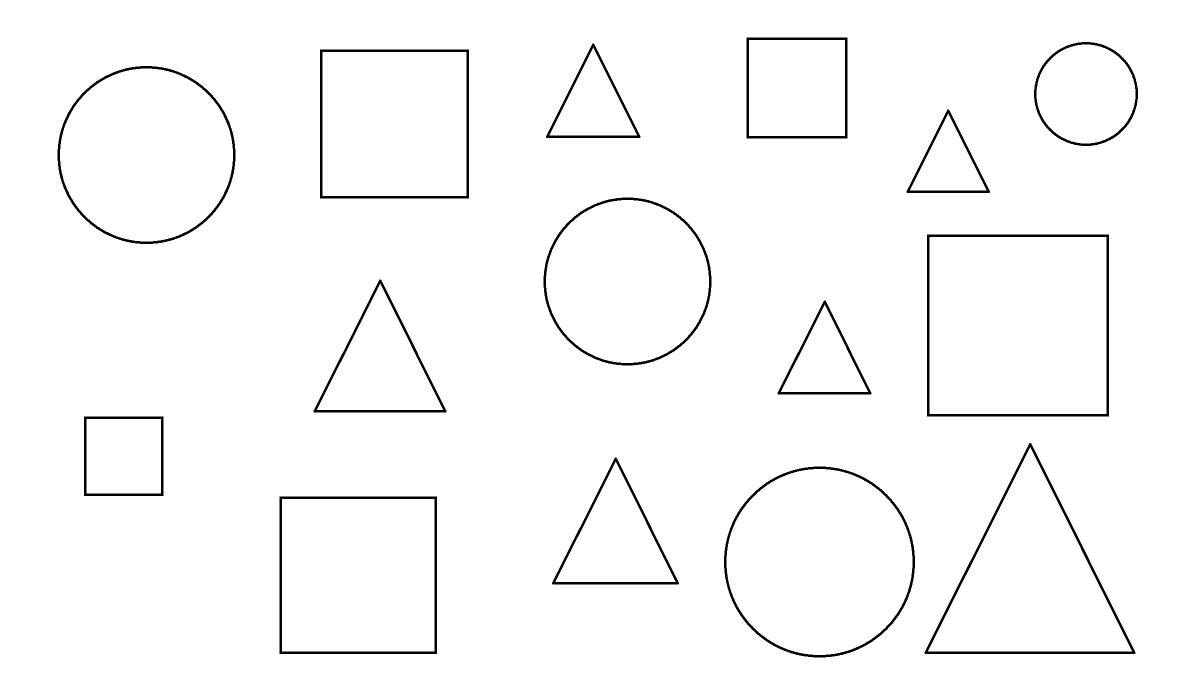
#> input picture python/machine_vision/lab5/5_2.png, 2382 x 1388 px (shown at 1/2 size)
$ python lab5_aux2.py   (older library calls are emulated)
#> lines starting #> are read from the running program, lines starting #| are printed output that depends on the picture; after the words box and inside, x2 and y2 are one past the last pixel; in counts of white or black regions, pixels touching at a corner belong together
import cv2
import numpy as np
import math as m
name_file="5_2"
img1 = cv2.imread(name_file+'.png', cv2.IMREAD_GRAYSCALE)
#> img1: shape (1388, 2382); 97.9% white; 15 black regions
shape = img1.shape
#> shape = (1388, 2382)
threshold_rings, img1 = cv2.threshold(img1, 122, 255, cv2.THRESH_BINARY)
img,contours, hierarchy = cv2.findContours(img1, cv2.RETR_TREE, cv2.CHAIN_APPROX_SIMPLE)
#> contours = 31 contours; largest, box (x1, y1, x2, y2) and area: (0, 0, 2382, 1388) 3302447, (1853, 468, 2219, 834) 133223, (1859, 474, 2213, 828) 124609, (1447, 932, 1831, 1316) 115092, (1453, 938, 1825, 1310) 108138
img = np.empty((shape[0], shape[1], 3 ),np.uint8)
for con_ind in range(1,len(contours),2):
    [a,r] = cv2.minEnclosingCircle(contours[con_ind])
    S=m.pi*r*r
    [vv,ww,v,w]=cv2.boundingRect(contours[con_ind])
    P_kv = v*4
    MIST=800
    if cv2.contourArea(contours[con_ind],True)-S<MIST and cv2.contourArea(contours[con_ind],True)-S>-MIST:
        #рисуем окружность
        cv2.drawContours(img,contours,contourIdx=con_ind,color=(0,0,255),thickness=3,lineType=cv2.LINE_4)
    elif cv2.arcLength(contours[con_ind],True) - P_kv <50 and cv2.arcLength(contours[con_ind],True) - P_kv > -50:
        #рисуем квадрат
        cv2.drawContours(img, contours ,contourIdx=con_ind, color=(0 , 255, 0), thickness=3, lineType=cv2.LINE_4)
    else:
        #рисуем треугольник
        cv2.drawContours(img, contours ,contourIdx=con_ind, color=(255 , 0, 0), thickness=3, lineType=cv2.LINE_4)
#> this loop made 15 passes
#> (con_ind, a, r, S, vv, ww, v, w) on passes 2 to 12: (3, (1638.5, 1123.5), 192, 115772.5, 1447, 932, 384, 384), (5, (1230.5, 1072.6), 158.6, 79053.2, 1103, 914, 256, 256), (7, (2059.5, 1148.6), 263.6, 218339.4, 1848, 885, 424, 424), (9, (247, 912), 112.4, 39712.9, 167, 832, 161, 161), (11, (1648.5, 717.4), 117.4, 43286.1, 1554, 600, 190, 190), (13, (759.5, 724.1), 166.1, 86704.9, 626, 558, 268, 268), (15, (2035.5, 650.5), 257.4, 208126, 1853, 468, 366, 366), (17, (1254.5, 562.5), 168.9, 89669, 1086, 394, 338, 338), (19, (1896, 322.2), 104.3, 34146.2, 1812, 218, 169, 169), (21, (292.6, 309.5), 179, 100653.9, 114, 131, 358, 358), (23, (788.5, 247.5), 210.7, 139494.7, 639, 98, 300, 300)
#> (a, r, S, vv, ww, v, w, P_kv) on pass 1: ((716, 1150), 222.7, 155864, 558, 992, 317, 317, 1268)
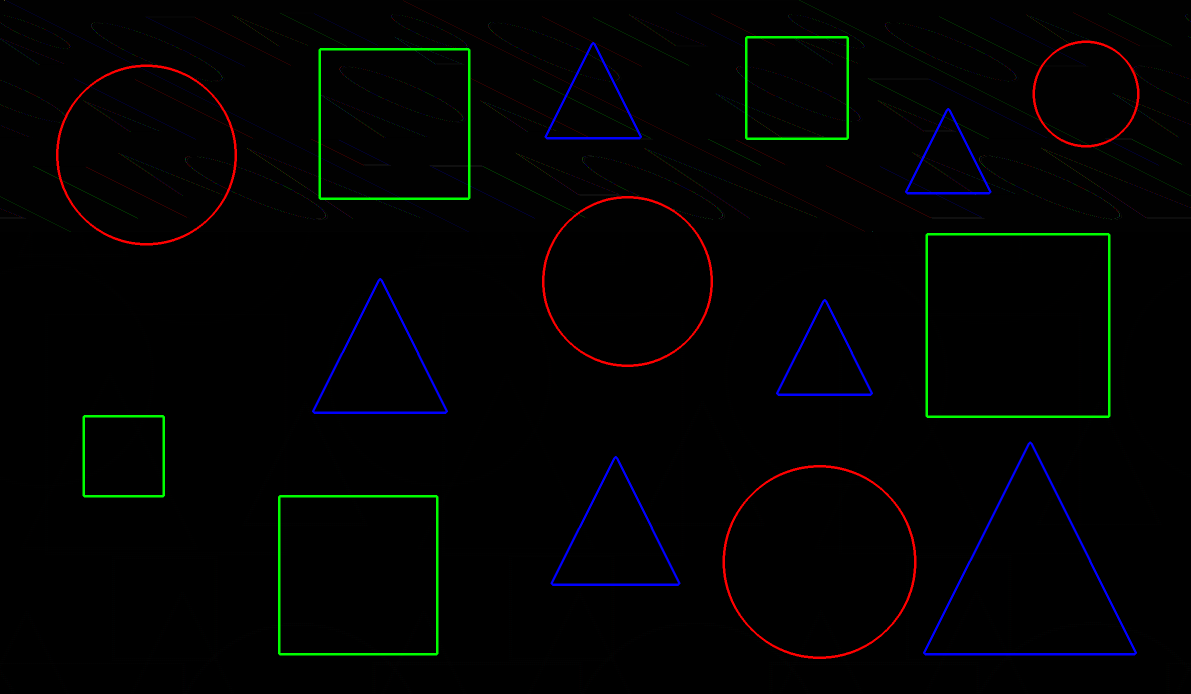
#> img: shape (1388, 2382, 3) (shown at 1/2 size); mean of channels 0, 1, 2 2.2, 2.6, 1.9; drawn as B, G, R
cv2.imwrite("img.jpg",img)

$ run again, with python/machine_vision/lab5/5_1.png copied over python/machine_vision/lab5/5_2.png
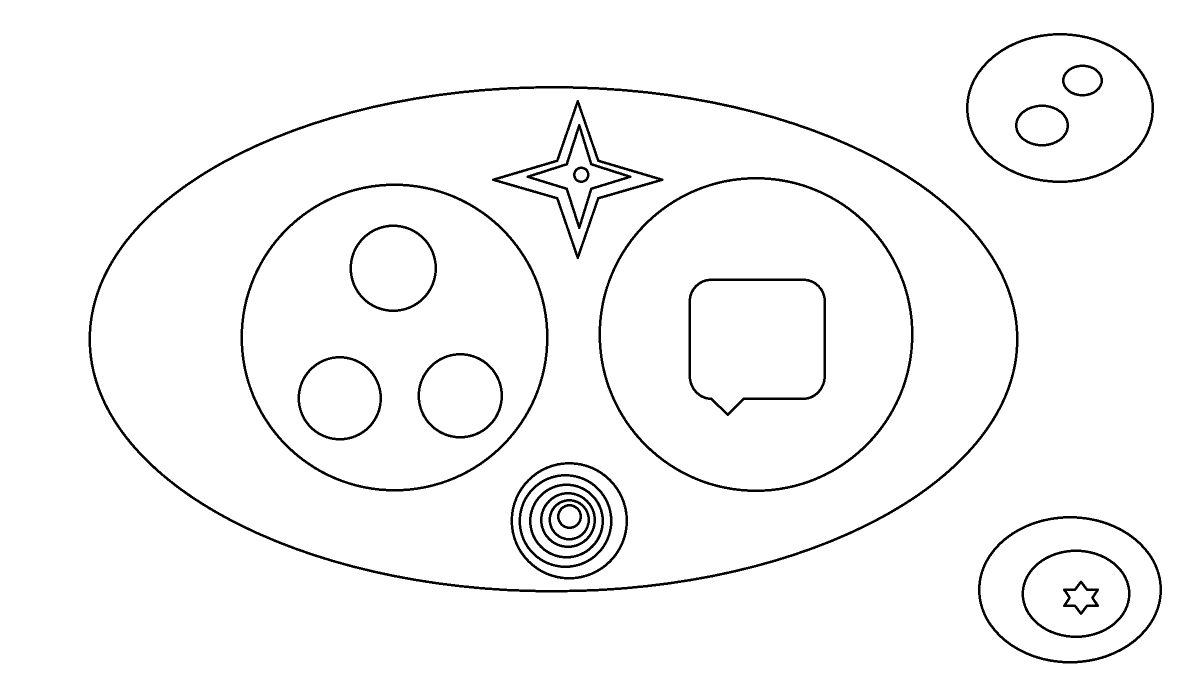
#> input picture python/machine_vision/lab5/5_1.png, 2382 x 1388 px (shown at 1/2 size)
#> img1: shape (1388, 2382); 97.2% white; 22 black regions
#> contours = 45 contours; largest, box (x1, y1, x2, y2) and area: (0, 0, 2382, 1388) 3302447, (176, 171, 2038, 1186) 1482228, (182, 177, 2032, 1180) 1455044, (1196, 353, 1828, 985) 312601, (1202, 359, 1822, 979) 301042
#> the loop `for con_ind in range(1,len(contours),2):` made 22 passes
#> (con_ind, a, r, S, vv, ww, v, w) on passes 2 to 8: (3, (2151.5, 1186.5), 109.8, 37845.3, 2042, 1098, 220, 179), (5, (2161.5, 1195), 40.26, 5093.3, 2125, 1160, 74, 71), (7, (1106.5, 678), 930.6, 2720793.6, 176, 171, 1862, 1015), (9, (1138, 1041), 118.5, 44082.9, 1020, 923, 237, 237), (11, (1130.5, 1041.5), 94.94, 28315.2, 1036, 947, 190, 190), (13, (1132.5, 1041.5), 75.95, 18120.4, 1057, 966, 152, 152), (15, (1135.5, 1039.6), 56.94, 10186.7, 1079, 983, 114, 114)
#> after the loop `for con_ind in range(1,len(contours),2):`:
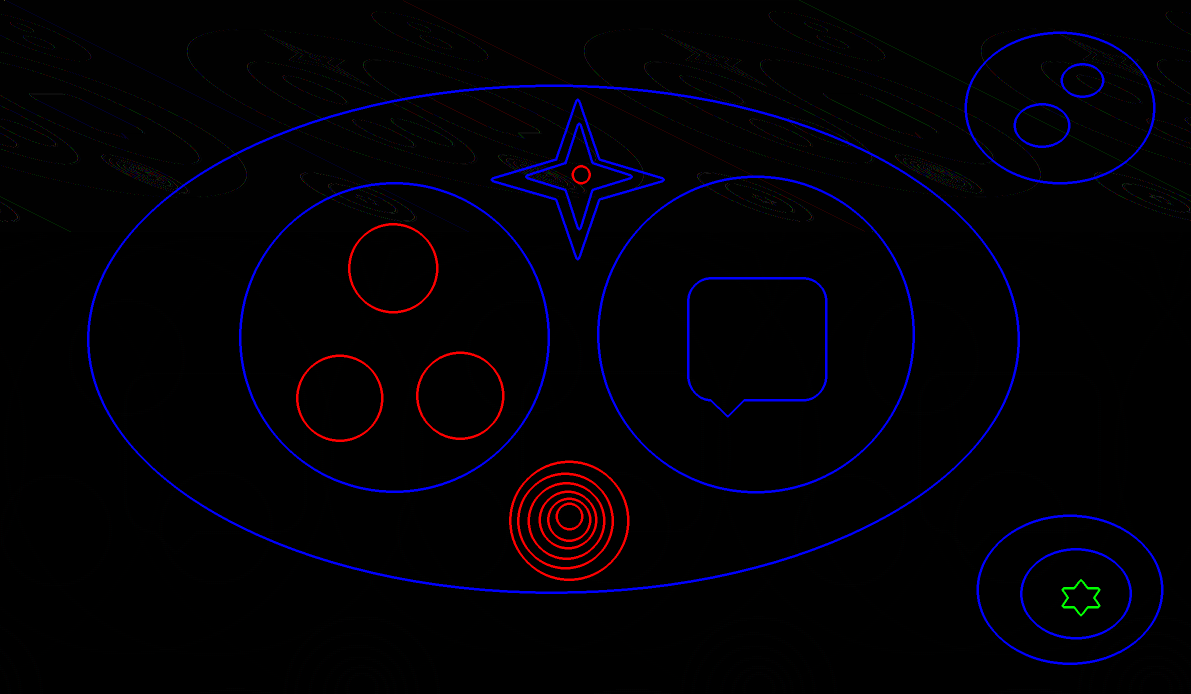
#> img: shape (1388, 2382, 3) (shown at 1/2 size); mean of channels 0, 1, 2 5.7, 0.7, 2.1; drawn as B, G, R

$ run again, with python/machine_vision/lab5/lab56.png copied over python/machine_vision/lab5/5_2.png
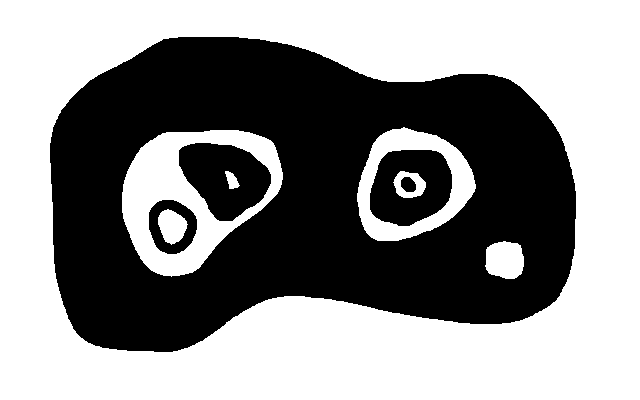
#> input picture python/machine_vision/lab5/lab56.png, 640 x 400 px
#> img1: shape (400, 640); 55.9% white; 5 black regions
#> contours = 12 contours; largest, box (x1, y1, x2, y2) and area: (0, 0, 640, 400) 254961, (49, 36, 577, 353) 131295, (122, 130, 283, 277) 16765, (357, 127, 476, 241) 9866, (369, 149, 453, 227) 5174
#> the loop `for con_ind in range(1,len(contours),2):` made 6 passes
#> (con_ind, a, r, S, vv, ww, v, w) on passes 2 to 6: (3, (208.7, 203.3), 88.17, 24424.5, 122, 130, 161, 147), (5, (169.5, 226.4), 17.62, 975.6, 158, 209, 30, 36), (7, (231, 179), 10, 314.2, 225, 171, 15, 18), (9, (407.5, 184.5), 46.31, 6737.2, 369, 149, 84, 78), (11, (408.2, 184.2), 9.19, 265.1, 400, 176, 17, 17)
#> after the loop `for con_ind in range(1,len(contours),2):`:
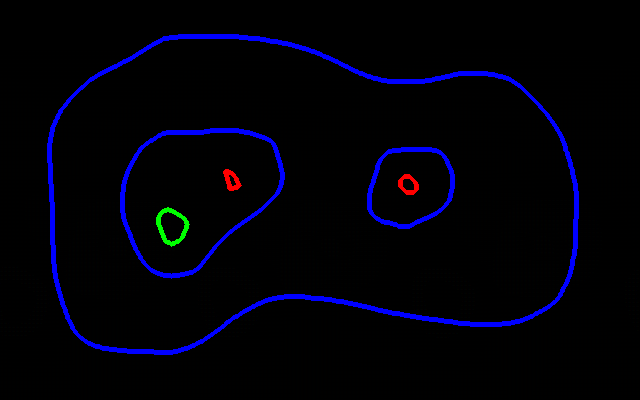
#> img: shape (400, 640, 3); mean of channels 0, 1, 2 10.4, 0.6, 0.6; drawn as B, G, R
